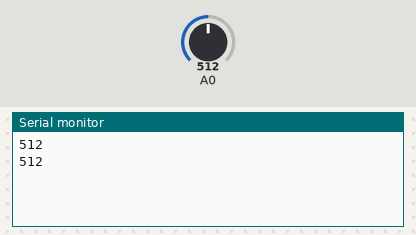
This sketch was run on a simulated Arduino Uno, built with avr-gcc and run on an emulated ATmega328P. Shown: the last lines printed to the serial monitor. The test bench sets the inputs (shaded band); at power-on: A0 = 512.

Above: at 1.8 s.
1.9 s: A0 set to 716
At 2.8 s:
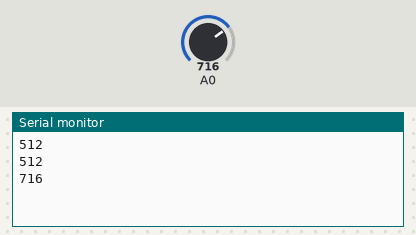
3.4 s: A0 set to 900
At 4.7 s:
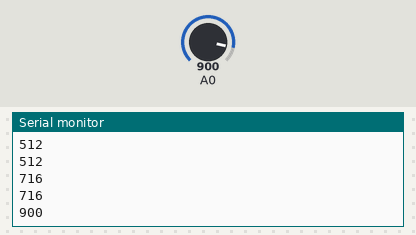
Timing chart, 0 to 6.4 s (numbered marks = the images above; inputs shaded):
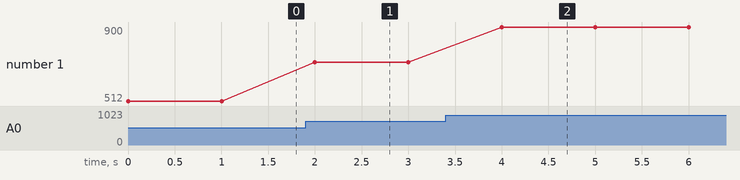

Measured:
- after the input at 1.9 s, the serial monitor: prints a new line after 0.10 s (image 1)
- after the input at 3.4 s, the serial monitor: prints a new line after 0.60 s (image 2)
- plotted number 1: 512 → 716 after the input at 1.9 s, 716 → 900 after the input at 3.4 s

The sketch:

AgarraDatosAnalog.ino
```cpp
char var[5];
void setup() {
  // Iniciliza la comunicación serial:
  Serial.begin(115200);

  //-Envía un ecabezado en las lecturas
  //-Se recomienda usarlo si se hará una captura
  //Serial.print("Test 1 \t");Serial.println("")
  //Serial.print('\n');
  //Serial.´println("Tension [V]");
}

void loop() {
  // Escribe la lectura del pin A0 directo al serial:
  Serial.println(analogRead(A0));

  //Este es el que debemos usar con el script de MatLab:
  //sprintf(var,"%04d",analogRead(A0));
  //+ %agarra la lectura del A0
  //+ 04 siempre cuarto digitos (si la lectura es de menos cifras, ponle ceros a la izq
  // d = integer
  //Serial.println(var); Este imprime lo de arriba


  //Frecuancia de muestreo:
  delay(1000);
}
```
